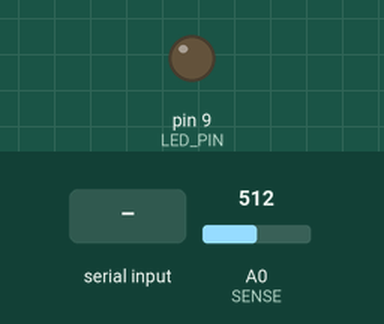
Simulated run of this sketch. Board: Arduino Uno, built with avr-gcc and run on an emulated ATmega328P. On the bench: output pins drawn as LEDs (lit = HIGH). Dashed ring = blinking. The inputs (shaded band) are chosen by the test bench; at power-on: A0 (SENSE) = 512. What the sketch prints to the serial monitor is not drawn.

Above: at 1.2 s.
1.3 s: "f7.3\n" received over Serial
At 1.44 s:
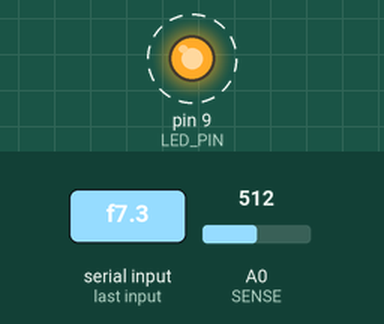
4.3 s: "h90\n" received over Serial
At 4.3 s:
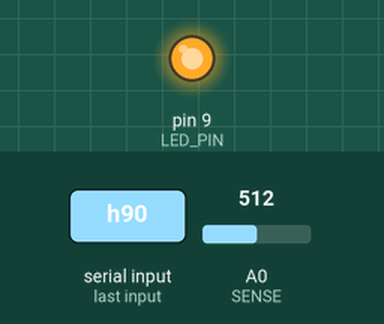
5.8 s: "f\n" received over Serial
At 6.7 s:
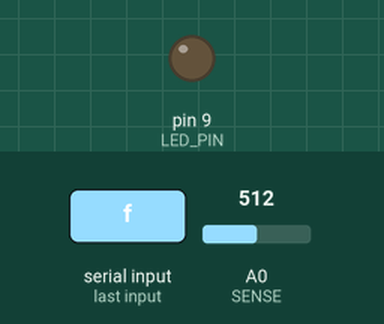
Timing chart, 0 to 8.8 s (numbered marks = the images above; inputs shaded):
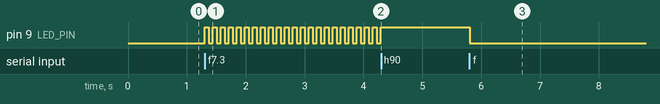

The sketch:

stream.ino
```cpp
// D29 feasibility test: continuous fixed-rate streaming with a modulated LED.
//
// Wiring (same as TEST 2):
//   D9 -> 220R -> LED(+, long leg) ; LED(-) -> GND
//   5V -> LDR -> node -> 10k -> GND ; node -> A0
//
// Every sample period the sketch outputs one line "ref,adc":
//   ref = current LED state (0/1), i.e. the lock-in reference,
//   adc = analogRead(A0), 0..1023.
// The PC (capture.py) does all the lock-in maths, so nothing has to be
// decided on the Arduino yet.
//
// Commands over serial (newline terminated):
//   f<Hz>   set modulation frequency, e.g. "f7.3";  "f0" = LED off (noise floor)
//   h       LED constantly on (DC level)
//   p       print status line "# fs=... f=... overruns=..."
// Status lines start with '#', so the parser can skip them.

const uint8_t LED_PIN = 9;
const uint8_t SENSE = A0;
const unsigned long DT_US = 1000;   // 1 kHz sampling; "1,1023\n" = 7 B -> 7 kB/s < 11.5 kB/s

float f_mod = 0.0;                  // modulation frequency [Hz], 0 = off
bool constant_on = false;
unsigned long half_period_samples = 0;
unsigned long sample_idx = 0;
unsigned long overruns = 0;
uint8_t ref = 0;
char cmd[16];
uint8_t cmd_len = 0;

void apply_freq(float f) {
  f_mod = f;
  constant_on = false;
  if (f > 0) {
    // the LED toggles on a whole number of samples -> the actual frequency
    // is quantized; report it so the PC uses the true value
    half_period_samples = (unsigned long)(1e6 / (2.0 * f * DT_US) + 0.5);
    if (half_period_samples < 1) half_period_samples = 1;
  } else {
    half_period_samples = 0;
  }
  sample_idx = 0;
  overruns = 0;
}

void print_status() {
  Serial.print("# fs=");
  Serial.print(1e6 / DT_US, 1);
  Serial.print(" f_req=");
  Serial.print(f_mod, 3);
  Serial.print(" f_true=");
  if (half_period_samples > 0)
    Serial.print(1e6 / (2.0 * half_period_samples * DT_US), 4);
  else
    Serial.print(0);
  Serial.print(" const_on=");
  Serial.print(constant_on);
  Serial.print(" overruns=");
  Serial.println(overruns);
}

void handle_cmd() {
  cmd[cmd_len] = 0;
  if (cmd[0] == 'f') { apply_freq(atof(cmd + 1)); print_status(); }
  else if (cmd[0] == 'h') { apply_freq(0); constant_on = true; print_status(); }
  else if (cmd[0] == 'p') { print_status(); }
  cmd_len = 0;
}

void setup() {
  pinMode(LED_PIN, OUTPUT);
  digitalWrite(LED_PIN, LOW);
  Serial.begin(115200);
  print_status();
}

void loop() {
  static unsigned long t_next = micros();

  while (Serial.available()) {
    char c = Serial.read();
    if (c == '\n' || c == '\r') { if (cmd_len) handle_cmd(); }
    else if (cmd_len < sizeof(cmd) - 1) cmd[cmd_len++] = c;
  }

  while ((long)(micros() - t_next) < 0) {}
  if ((long)(micros() - t_next) > (long)(DT_US / 4)) overruns++;
  t_next += DT_US;

  if (constant_on) ref = 1;
  else if (half_period_samples == 0) ref = 0;
  else ref = ((sample_idx / half_period_samples) & 1) ? 0 : 1;
  digitalWrite(LED_PIN, ref);
  sample_idx++;

  int adc = analogRead(SENSE);
  Serial.print(ref);
  Serial.print(',');
  Serial.println(adc);
}
```

Measured:
- after the input at 1.3 s, pin 9 (LED_PIN): alternates HIGH for 0.07 s and LOW for 0.07 s, starting at once
- after the input at 4.3 s, pin 9 (LED_PIN): stops changing and stays HIGH
- after the input at 5.8 s, pin 9 (LED_PIN): HIGH → LOW at once
